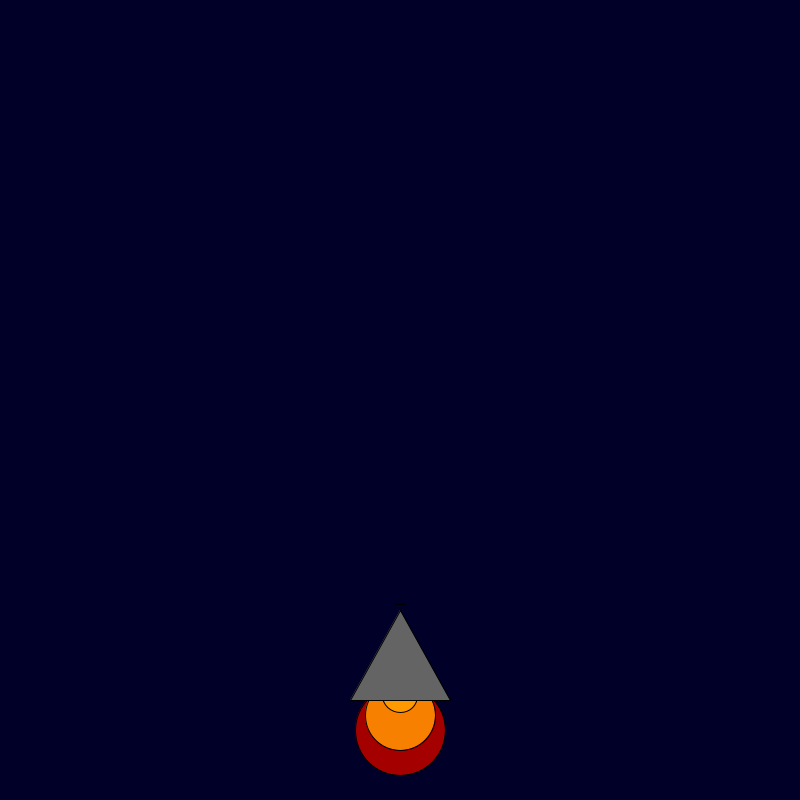
Frame 1 (no input)
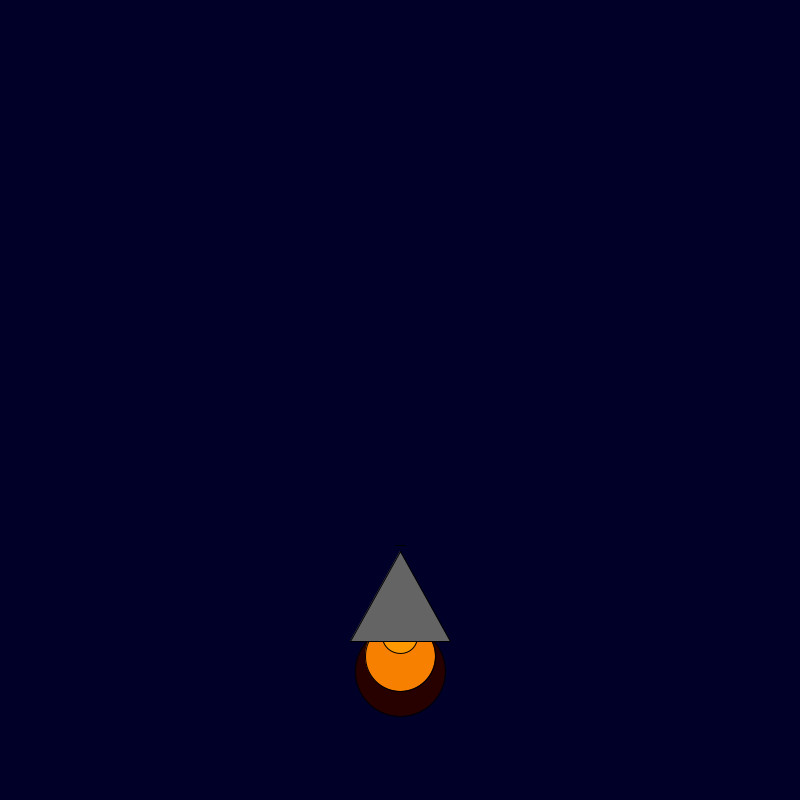
Frame 60 (the mouse pressed at the canvas centre just before this capture)
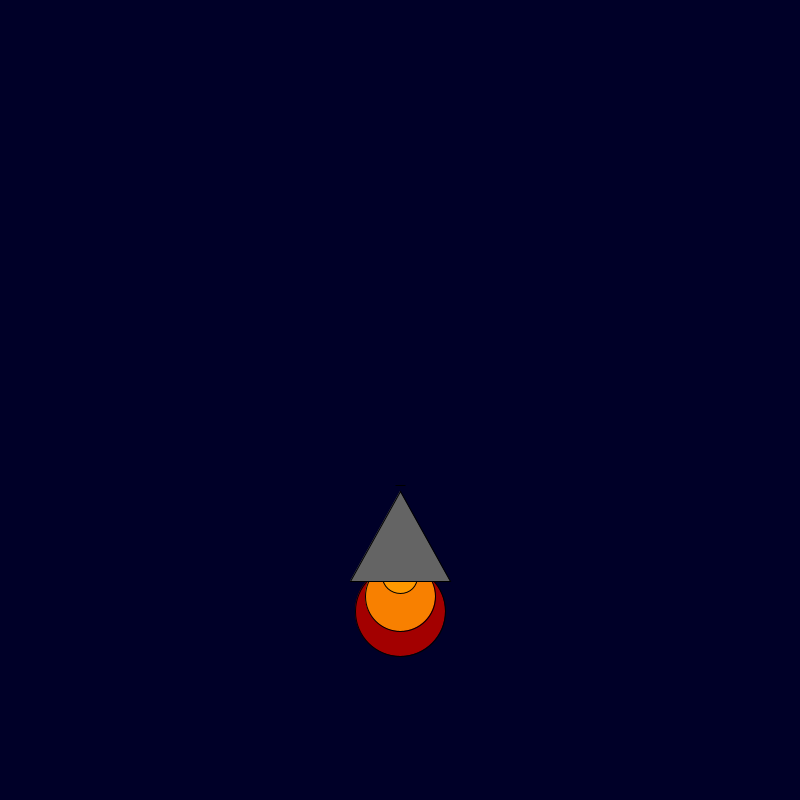
Frame 120 (the mouse held since frame 60 and released just before this capture)

The Processing sketch that drew these frames (run headless with seeded random() and noise(); from frame 60 on, the mouse is pressed at the canvas centre):

// Processing sketch: Stuff_3
// ── Stuff_3.pde
/* 1. Change the code below to make the rocket ship take off. */
/* 2. Add a moon and stars to the sky. */
 
int x = 400;
int y = 600;
 
void setup() {
  background(0, 0, 40);
  size(800, 800);
}
 
void draw() {
  background(0, 0, 40);
  size(800, 800);
  fill(random(255), 0, 0);
  ellipse(x, y + 130, 90, 90);
  fill(248, 128, 0);
  ellipse(x, y + 115, 70, 70);
  fill(255, 153, 0);
  ellipse(x, y + 95, 35, 35);
  fill(100, 100, 100);
  triangle(x, y + 10, x + 50, y + 100, x - 50, y + 100);
  y=y-1;
  triangle(x, y + 5, x + 5, y + 5, x - 5, y + 5);
    
  }



 
 
